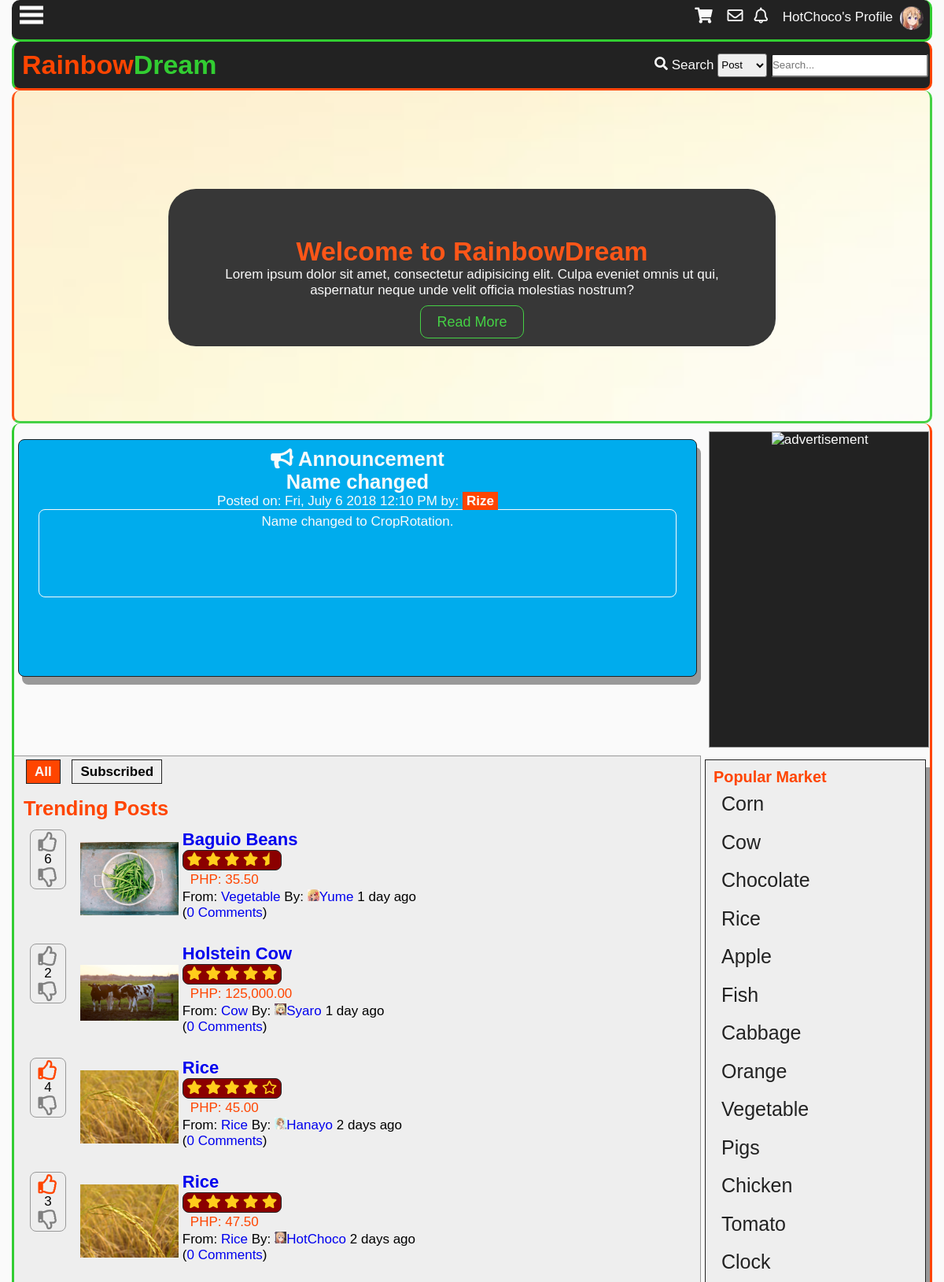
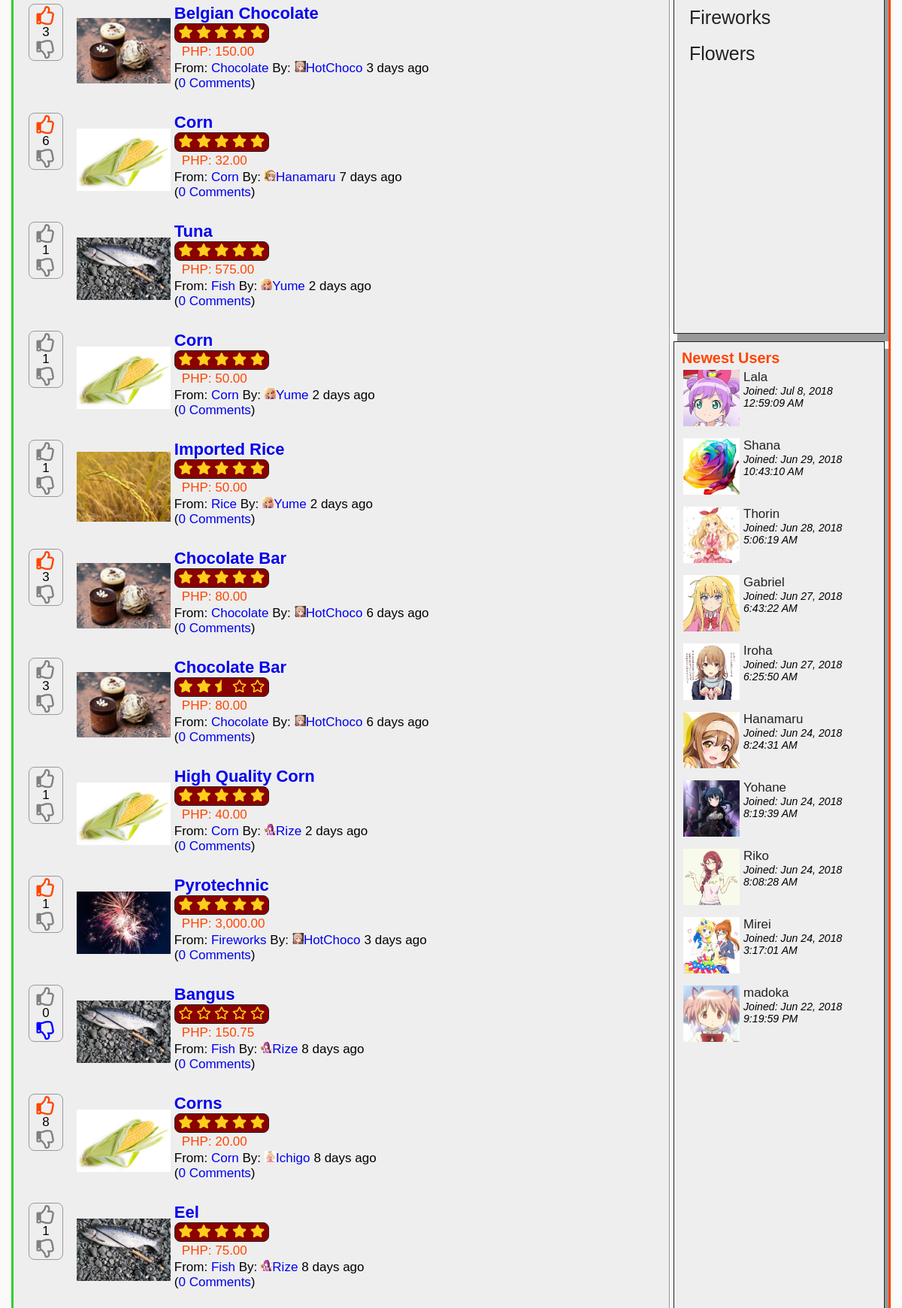
The app's page / (signed in, upper part) with its own data (2 pictures, top to bottom).
### tables this page shows
CREATE TABLE `tbluser` (
  `userid` int(11) NOT NULL,
  `username` varchar(100) NOT NULL,
  `password` varchar(100) NOT NULL,
  `firstname` varchar(100) NOT NULL,
  `middlename` varchar(100) NOT NULL,
  `lastname` varchar(100) NOT NULL,
  `birthday` varchar(20) NOT NULL,
  `datecreated` timestamp NOT NULL DEFAULT '0000-00-00 00:00:00',
  `email` varchar(100) NOT NULL,
  `website` varchar(255) NOT NULL,
  `location` varchar(255) NOT NULL,
  `usertypeid` int(11) NOT NULL,
  `access` int(11) NOT NULL,
  `imgname` varchar(100) NOT NULL,
  `imgtype` varchar(100) NOT NULL,
  `imgpath` varchar(200) NOT NULL,
  `bio` text NOT NULL,
  `is_show_email` tinyint(1) NOT NULL,
  `gender` int(11) NOT NULL,
  `lastupdate` timestamp NOT NULL DEFAULT '0000-00-00 00:00:00',
  `lastonline` timestamp NOT NULL DEFAULT '0000-00-00 00:00:00',
  `profileviews` int(11) NOT NULL
);

CREATE TABLE `tblannouncement` (
  `announceid` int(11) NOT NULL,
  `title` varchar(100) NOT NULL,
  `content` text NOT NULL,
  `datecreated` datetime DEFAULT NULL,
  `author` int(11) NOT NULL
);

CREATE TABLE `tblpost` (
  `postid` int(11) NOT NULL,
  `forumid` int(11) NOT NULL,
  `title` varchar(150) NOT NULL,
  `datecreated` datetime DEFAULT NULL,
  `description` text NOT NULL,
  `price` decimal(10,2) NOT NULL,
  `img` varchar(150) NOT NULL,
  `starter` int(11) NOT NULL,
  `score` int(11) NOT NULL,
  `views` int(11) NOT NULL,
  `comments` int(11) NOT NULL
);

CREATE TABLE `tblforum` (
  `forumid` int(11) NOT NULL,
  `title` varchar(100) NOT NULL,
  `name` varchar(100) NOT NULL,
  `datecreated` datetime DEFAULT NULL,
  `description` varchar(255) NOT NULL,
  `creator` int(11) NOT NULL,
  `views` int(11) NOT NULL,
  `subscriber` int(11) NOT NULL
);

### index.php (the view, shortened to what this page needs)
<?php
	include'functions.php';
	require_once'connection.php';
	if(isset($_SESSION['id'])){
		$uid = $_SESSION['id'];
	}
?>
<!DOCTYPE html>
<html lang="en">
<head>
  	<link rel="stylesheet" href="css/style.css">
  	<link rel="stylesheet" href="css/fontawesome-all.css">
</head>
<body>
	<div class="main-container">
	<?php
		addheader();
	?>
		<div class="showcase">
			<div class="container">
				<div class="showcase-content">
					<div class="showcase-container">
						<h1>Welcome to RainbowDream</h1>
						<p>Lorem ipsum dolor sit amet, consectetur adipisicing elit. Culpa eveniet omnis ut qui, aspernatur neque unde velit officia molestias nostrum?</p><br>
						<p><a href="about.php">Read More</a></p>
					</div>
				</div>
			</div>
		</div>
		<div class="main-content">
			<div class="main-content-grid">
				<div class="announcement">
					<h2><i class="fas fa-bullhorn"></i> Announcement</h2>
<?php
$sql="SELECT title,content,t1.datecreated,username FROM tblannouncement AS t1
LEFT JOIN tbluser
	ON userid = author
ORDER BY announceid DESC
LIMIT 1";
$result= $conn->query($sql);
while($row=$result->fetch_object()){
	$title = $row->title;
	$content = $row->content;
	$date = date('D, F j Y g:i A',strtotime($row->datecreated));
	$author = $row->username;
	echo '<h2>'.$title.'</h2>
	<p>Posted on: '.$date.' by: <a href="profile.php?name='.$author.'">'.$author.'</a></p>
	<div class="announce-content">'.nl2br($content).'</div>';
}
?>
				</div>
				<div class="advertisement">
					<div class="advertisement-inner">
						<img src="img/neiman_marcus.gif" alt="advertisement">
					</div>
				</div>
				<div class="content-body">
					<div class="tab-control">
						<a id="tab1" onclick="showallforum()">All</a>
						<?php
						if(isset($_SESSION['id'])){
							echo'<a id="tab2" onclick="showsubforum()">Subscribed</a>';
							}else{
							echo'<a id="tab2" onclick="showlogin()">Subscribed</a>';
							}
						?>
					</div><br>
					<div id="list-container">
						<h2>Trending Posts</h2>
						<ul id="forum-list">
<?php
$sql = "SELECT postid,tblpost.forumid,upvoteid,downvoteid,name,img,tblpost.title,tblpost.datecreated,username,imgpath,price,comments,score,(((tblpost.views*0.2) + (score*0.8))/((NOW()-tblpost.datecreated)/331536000)) AS trending FROM tblpost
	LEFT JOIN tblforum
		ON tblpost.forumid = tblforum.forumid
	LEFT JOIN tbluser
		ON userid = starter
	LEFT JOIN tblupvotepost
		ON postid = tblupvotepost.post
	LEFT JOIN tbldownvotepost
		ON postid = tbldownvotepost.post
	GROUP BY postid
	ORDER BY trending DESC
	LIMIT 25";
	$result = $conn->query($sql);
	while($row=$result->fetch_object()){
		$id = $row->postid;
		$forumid = $row->forumid;
		$forum = $row->name;
		$ptitle = $row->title;
		$name = $row->username;
		$comments = $row->comments;
		$date = $row->datecreated;
		$score = $row->score;
		$flair= $row->imgpath;
		if(!$flair){
			$flair='img/default.png';
		}
		$pimg=$row->img;
		$price = $row->price;
		echo '<li value="'.$id.'">
 		<div class="forum-post-grid">';
 		if(isset($_SESSION['id'])){
 		$sql2 = "SELECT upvoteid FROM tblupvotepost WHERE user='$uid' and post='$id'";
		$result2 = $conn->query($sql2);
		$upvote = $result2->num_rows;
		$sql3 = "SELECT downvoteid FROM tbldownvotepost WHERE user='$uid' and post='$id'";
		$result3 = $conn->query($sql3);
		$downvote = $result3->num_rows;
 		echo'
 		<div class="vote">';
 			if(!$upvote){
 			echo'<div id="up-'.$id.'" style="color:gray;" value="'.$id.'" onclick="upvotepost(this)" class="upvote"><i class="far fa-thumbs-up"></i></div>';
 			}else{
 			echo'<div id="up-'.$id.'" style="color:orangered;" value="'.$id.'" onclick="upvotepost(this)" class="upvote"><i class="far fa-thumbs-up"></i></div>';
 			}
 			if($score<0){
 				$score=0;
 			}
			echo'
			<div id="score-'.$id.'">'.$score.'</div>';
			if(!$downvote){
			echo'
			<div id="down-'.$id.'" style="color:gray;" value="'.$id.'" onclick="downvotepost(this)" class="downvote"><i class="far fa-thumbs-down"></i>
			</div>';
			}else{
			echo'
			<div id="down-'.$id.'" style="color:blue;" value="'.$id.'" onclick="downvotepost(this)" class="downvote"><i class="far fa-thumbs-down"></i>
			</div>';
			}
			echo'
		</div>';
		}
		echo '<div class="post-image">
			<img src='.$pimg.'>
		</div>';
		echo'<div class="post-right">
		<p class="main-forum-title"><a href="reply.php?id='.$forumid.'&thread='.$id.'">'.$ptitle.'</a></p>';
			$sql3 = "SELECT upvoteid FROM tblupvotepost WHERE post='$id'";
			$result3 = $conn->query($sql3);
			$upvotecount = $result3->num_rows;
			$sql4 = "SELECT downvoteid FROM tbldownvotepost WHERE post='$id'";
			$result4 = $conn->query($sql4);
			$downvotecount = $result4->num_rows;
			$total = $upvotecount + $downvotecount;
			if ($total==0){
				$upvotecount = 1;
				$total = 2;
			}
			$percent = round($upvotecount/$total * 100);
			starsystem($percent);
		echo'<div class="price">PHP: '.number_format($price,2).'</div>';
		echo'<div class="second-line">
			<div class="from">
				From: <a href="forums.php?id='.$forumid.'">
				'.$forum.'</a> By:
			</div>
			<div class="by">
				<a href="profile.php?name='.$name.'">
				<p><div class="flair">
					<img src="'.$flair.'">
				</div>'.$name.'</a>
			</div>
			<div class="when">
				'.time_elapsed_string($date).'
			</div>
		</div>
		<div class="com">
			<p>(<a href="reply.php?id='.$forumid.'&thread='.$id.'">'.$comments.' Comments</a>)</p>
		</div>
		</div>
		</div>
		</li>';
	}
?>
					</ul>
				</div>
				</div>
				<div class="sidebar">
					<h3>Newest Users</h3>
<?php
	$sql="SELECT username,imgpath,datecreated FROM tbluser ORDER BY userid DESC LIMIT 10";
	$result=$conn->query($sql);
	while($row=$result->fetch_object()){
		$name=$row->username;
		$img=$row->imgpath;
		if(!$img){
			$img='img/default.png';
		}
		$date = date("M j, Y", strtotime($row->datecreated));
		$time = date("g:i:s A", strtotime($row->datecreated));
		echo'
		<div>
		<ul class="drop-ul"><li><a href="profile.php?name='.$name.'"><div class="drop-tn"><img src="'.$img.'"></div><p>'.$name.'</a></p><small>Joined: '.$date.'</small><br>
			<small>'.$time.'</small>
		<li></ul>
		</div>';
	}
?>
				</div>
				<div class="sidebar2">
					<h3>Popular Market</h3>
					<ul id="forum-list">
<?php
	$sql = "SELECT forumid,name, (views+subscriber) AS popular FROM tblforum ORDER BY popular DESC LIMIT 15";
	$result = $conn->query($sql);
	while($row=$result->fetch_object()){
		$id = $row->forumid;
		$name = $row->name;
		echo'<li><a href="forums.php?id='.$id.'">'. $name.'</a></li>';
	}
?>
				</ul>
				</div>
			</div>
		</div>
	</div>
</body>
</html>

### functions.php (shortened to what this page needs)
<?php
function addheader(){
	echo'<header id="main-header">
			<div class="grid-header">
				<div class="box1">
					<h1 id="header-text"><a href="index.php"><span id="first-text">Rainbow</span><span id="second-text">Dream</span></a></h1>
				</div>
				<div class="box2">';
						search_function();
				echo'</div>
				<div class="modal2">
				</div>
				<div id="search-dropdown">
				</div>
			</div>
		</header>
		<div class="subheader">
			<div class="subgrid">
				<div class="svg">
					<p class="open-slide" onclick="openSlideMenu()">
						<svg width="30" height="30">
							<path d="M0,5 30,5" stroke="#fafafa" stroke-width="5"/>
							<path d="M0,14 30,14" stroke="#fafafa" stroke-width="5"/>
							<path d="M0,23 30,23" stroke="#fafafa" stroke-width="5"/>
						</svg>
					</p>
				</div>
				<div class="profile-grid">';
						session_button();
				echo'</div>
			</div>
		</div>
	';
}
function time_elapsed_string($datetime, $full = false) {
    $now = new DateTime;
    $ago = new DateTime($datetime);
    $diff = $now->diff($ago);
    $string = array(
        'y' => 'year',
        'm' => 'month',
        'd' => 'day',
        'h' => 'hour',
        'i' => 'minute',
        's' => 'second',
    );
    foreach ($string as $k => &$v) {
        if ($diff->$k) {
            $v = $diff->$k . ' ' . $v . ($diff->$k > 1 ? 's' : '');
        } else {
            unset($string[$k]);
        }
    }
    if (!$full) $string = array_slice($string, 0, 1);
    return $string ? implode(', ', $string) . ' ago' : 'just now';
}
function session_button(){
	$conn = mysqli_connect ("localhost", "root", "", "itsproject");
	if(isset($_SESSION['id'])){
	$id=$_SESSION['id'];
		$sql="SELECT imgpath FROM tbluser WHERE userid=".$id."";
		$result=$conn->query($sql);
		$row=$result->fetch_object();
		$tn_image=$row->imgpath;
echo'<i class="fas fa-shopping-cart button" onclick="showCartPanel()"></i>
	<div id="cart-panel">
		<h1>Shopping Cart</h1>
	</div>
	<div id="cart-modal" onclick="hideCartPanel()"></div>';
$sql="SELECT pmid FROM tblpm WHERE receiverid='$id' AND checked=0 GROUP BY senderid";
$result=$conn->query($sql);
$count=$result->num_rows;
		echo'<a class="button" title="Check your messages" href="inbox.php?name='.$_SESSION["name"].'"><i class="far fa-envelope"></i><span id="pmnum">'.$count.'</span></a>';
$sql="SELECT notifid FROM tblnotif
	WHERE receiverid='$id' and checked=0
	";
$result=$conn->query($sql);
$count=$result->num_rows;
		echo'<a class="button" id="notifbtn" title="Check your notifications" onclick="toggleNotif()""><i class="far fa-bell"></i><span id="notifnum">'.$count.'</span></a>
		<a class="button" href=profile.php?name='.$_SESSION['name'].'>
		'.$_SESSION["name"].'\'s Profile<div class="top-tn"><img src="'.$tn_image.'""></div></a>';
$sql="SELECT notifid,username,imgpath,receiverid,notifdate,notiftype,checked,details,details2 FROM tblnotif
	LEFT JOIN tbluser
		ON tblnotif.userid=tbluser.userid
	WHERE receiverid='$id'
	ORDER BY notifid DESC
	LIMIT 10";
$result=$conn->query($sql);
	}else{
		echo'<a href ="register.php" class="button"><i class="fas fa-pencil-alt"></i></i>Sign Up</a>
		<a id="modalBtn" class="button"><i class="fas fa-sign-in-alt"></i>Login</a>';
	}
}
function search_function(){
	echo'
		<form action="search.php" method="get">
			<i class="fas fa-search"></i>
			<label>Search</label>
			<select name="criteria" id="criteria">
				<option value="3">Post</option>
				<option value="1">Market</option>
				<option value="2">User</option>
			</select>
			<input type="text" onkeyup="searchdropdown()" required name="search-text" placeholder="Search..." id="search-text" autocomplete="off">
		</form>
	';
}
function starsystem($percent){
	echo'<div class="star-system" title="'.$percent.'% of voters likes this">';
	if($percent>=98){
	echo'
		<i class="fas fa-star"></i>
		<i class="fas fa-star"></i>
		<i class="fas fa-star"></i>
		<i class="fas fa-star"></i>
		<i class="fas fa-star"></i>
	';
	}else if($percent>=85 & $percent<98){
	echo'
		<i class="fas fa-star"></i>
		<i class="fas fa-star"></i>
		<i class="fas fa-star"></i>
		<i class="fas fa-star"></i>
		<i class="fas fa-star-half"></i>
	';
	}else if($percent>=75 & $percent<85){
	echo'
		<i class="fas fa-star"></i>
		<i class="fas fa-star"></i>
		<i class="fas fa-star"></i>
		<i class="fas fa-star"></i>
		<i class="far fa-star"></i>
	';
	}else if($percent>=65 & $percent<75){
	echo'
		<i class="fas fa-star"></i>
		<i class="fas fa-star"></i>
		<i class="fas fa-star"></i>
		<i class="fas fa-star-half"></i>
		<i class="far fa-star"></i>
	';
	}else if($percent>=45 & $percent<55){
	echo'
		<i class="fas fa-star"></i>
		<i class="fas fa-star"></i>
		<i class="fas fa-star-half"></i>
		<i class="far fa-star"></i>
		<i class="far fa-star"></i>
	';
	}else if($percent>=35 & $percent<45){
	echo'
		<i class="fas fa-star"></i>
		<i class="fas fa-star"></i>
		<i class="far fa-star"></i>
		<i class="far fa-star"></i>
		<i class="far fa-star"></i>
	';
	}else if($percent<4){
	echo'
		<i class="far fa-star"></i>
		<i class="far fa-star"></i>
		<i class="far fa-star"></i>
		<i class="far fa-star"></i>
		<i class="far fa-star"></i>
	';
	}
	echo'</div>';
}

### records on screen
tbluser: imgpath (picture)
tblannouncement: title "Name changed", datecreated "Fri, July 6 2018 12:10 PM", tbluser.username "Rize", content "Name changed to CropRotation."
tblpost: $id 31 (drawn), score "6", img (picture), title "Baguio Beans", price "35.50", forumid.name "Vegetable", name "Yume", datecreated "1 day ago", comments "0"
tblpost: $id 32 (drawn), score "2", img (picture), title "Holstein Cow", price "125,000.00", forumid.name "Cow", shows a picture, name "Syaro", datecreated "1 day ago", comments "0"
tblpost: $id 23 (drawn), score "4", img (picture), title "Rice", price "45.00", forumid.name "Rice", shows a picture, name "Hanayo", datecreated "2 days ago", comments "0"
tblpost: $id 24 (drawn), score "3", img (picture), title "Rice", price "47.50", forumid.name "Rice", name "HotChoco", datecreated "2 days ago", comments "0"
tblpost: $id 20 (drawn), score "3", img (picture), title "Belgian Chocolate", price "150.00", forumid.name "Chocolate", name "HotChoco", datecreated "3 days ago", comments "0"
tblpost: $id 17 (drawn), score "6", img (picture), title "Corn", price "32.00", forumid.name "Corn", shows a picture, name "Hanamaru", datecreated "7 days ago", comments "0"
tblpost: $id 28 (drawn), score "1", img (picture), title "Tuna", price "575.00", forumid.name "Fish", name "Yume", datecreated "2 days ago", comments "0"
tblpost: $id 27 (drawn), score "1", img (picture), title "Corn", price "50.00", forumid.name "Corn", name "Yume", datecreated "2 days ago", comments "0"
tblpost: $id 26 (drawn), score "1", img (picture), title "Imported Rice", price "50.00", forumid.name "Rice", name "Yume", datecreated "2 days ago", comments "0"
tblpost: $id 19 (drawn), score "3", img (picture), title "Chocolate Bar", price "80.00", forumid.name "Chocolate", name "HotChoco", datecreated "6 days ago", comments "0"
tblpost: $id 33 (drawn), score "3", img (picture), title "Chocolate Bar", price "80.00", forumid.name "Chocolate", name "HotChoco", datecreated "6 days ago", comments "0"
tblpost: $id 25 (drawn), score "1", img (picture), title "High Quality Corn", price "40.00", forumid.name "Corn", name "Rize", datecreated "2 days ago", comments "0"
tblpost: $id 21 (drawn), score "1", img (picture), title "Pyrotechnic", price "3,000.00", forumid.name "Fireworks", name "HotChoco", datecreated "3 days ago", comments "0"
tblpost: $id 15 (drawn), score "0", img (picture), title "Bangus", price "150.75", forumid.name "Fish", name "Rize", datecreated "8 days ago", comments "0"
tblpost: $id 11 (drawn), score "8", img (picture), title "Corns", price "20.00", forumid.name "Corn", shows a picture, name "Ichigo", datecreated "8 days ago", comments "0"
tblpost: $id 14 (drawn), score "1", img (picture), title "Eel", price "75.00", forumid.name "Fish", name "Rize", datecreated "8 days ago", comments "0"
tbluser: imgpath (picture), username "Lala", datecreated "Jul 8, 2018", datecreated "12:59:09 AM"
tbluser: shows a picture, username "Shana", datecreated "Jun 29, 2018", datecreated "10:43:10 AM"
tbluser: imgpath (picture), username "Thorin", datecreated "Jun 28, 2018", datecreated "5:06:19 AM"
tbluser: imgpath (picture), username "Gabriel", datecreated "Jun 27, 2018", datecreated "6:43:22 AM"
tbluser: imgpath (picture), username "Iroha", datecreated "Jun 27, 2018", datecreated "6:25:50 AM"
tbluser: imgpath (picture), username "Hanamaru", datecreated "Jun 24, 2018", datecreated "8:24:31 AM"
tbluser: imgpath (picture), username "Yohane", datecreated "Jun 24, 2018", datecreated "8:19:39 AM"
tbluser: imgpath (picture), username "Riko", datecreated "Jun 24, 2018", datecreated "8:08:28 AM"
tbluser: imgpath (picture), username "Mirei", datecreated "Jun 24, 2018", datecreated "3:17:01 AM"
tbluser: imgpath (picture), username "madoka", datecreated "Jun 22, 2018", datecreated "9:19:59 PM"
tblforum: name "Corn"
tblforum: name "Cow"
tblforum: name "Chocolate"
tblforum: name "Rice"
tblforum: name "Apple"
tblforum: name "Fish"
tblforum: name "Cabbage"
tblforum: name "Orange"
tblforum: name "Vegetable"
tblforum: name "Pigs"
tblforum: name "Chicken"
tblforum: name "Tomato"
tblforum: name "Clock"
tblforum: name "Fireworks"
tblforum: name "Flowers"

### other values on screen
$_SESSION["name"] "HotChoco"
